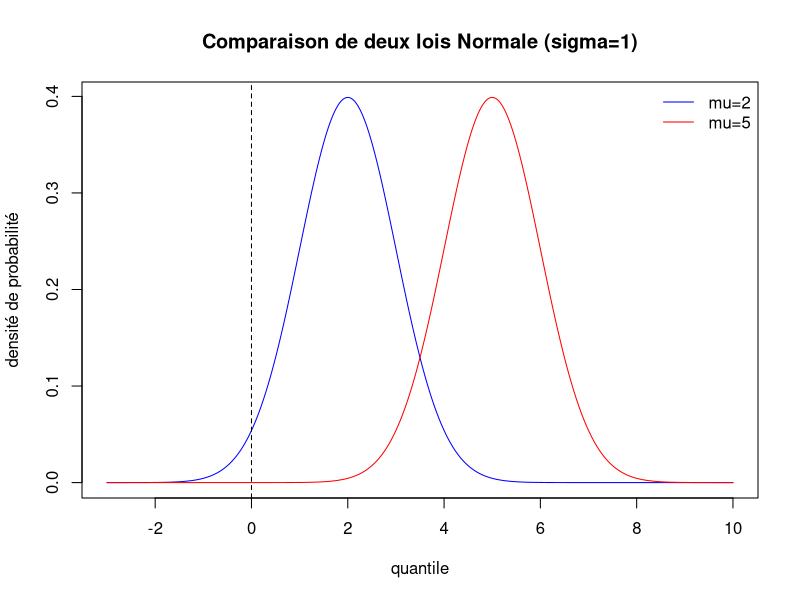
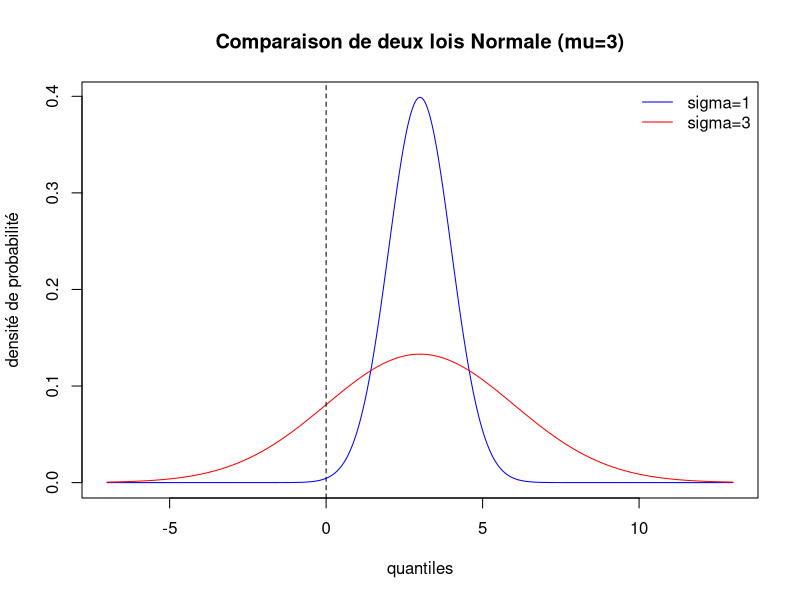
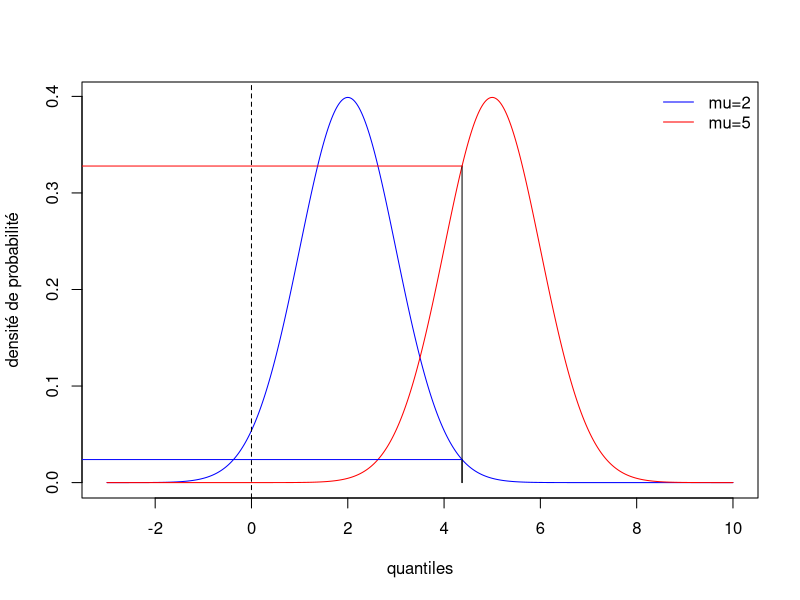
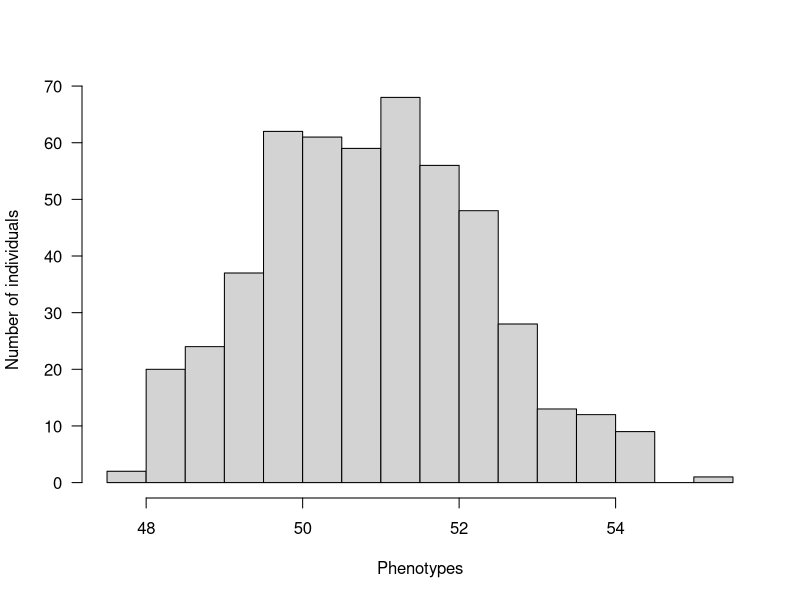
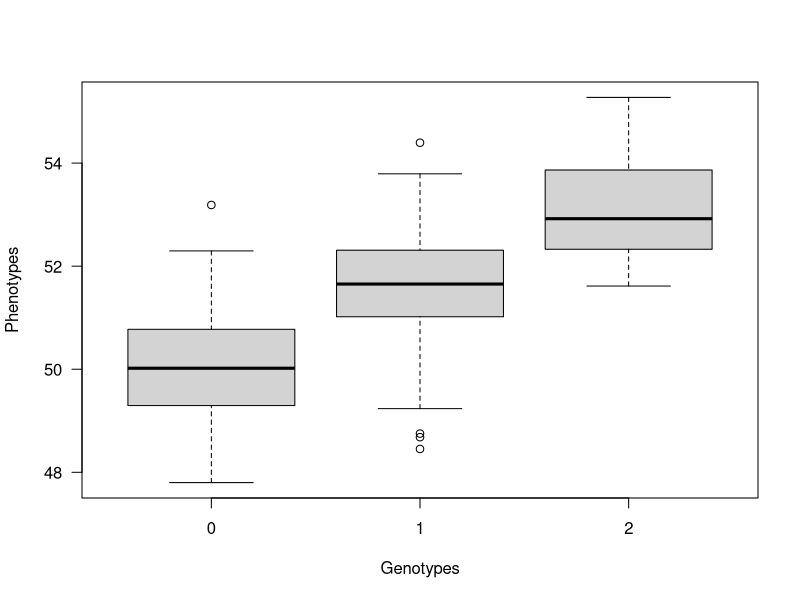
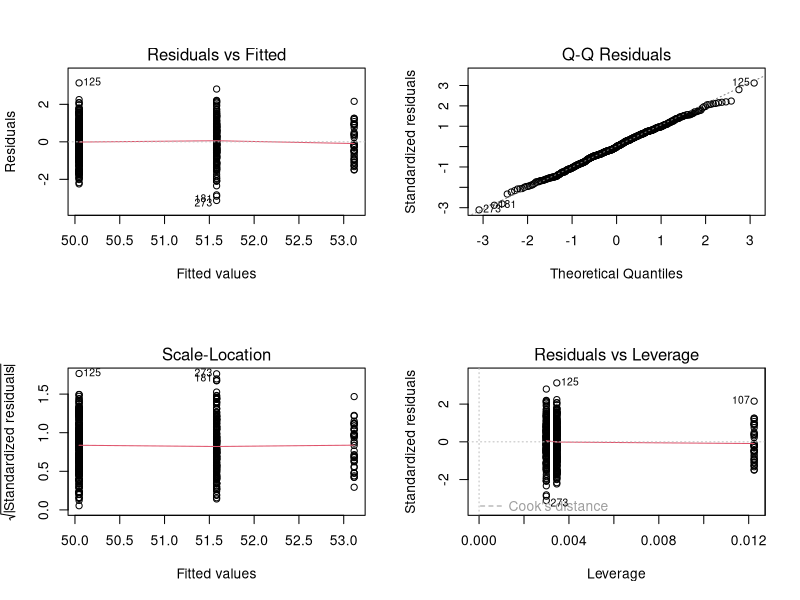
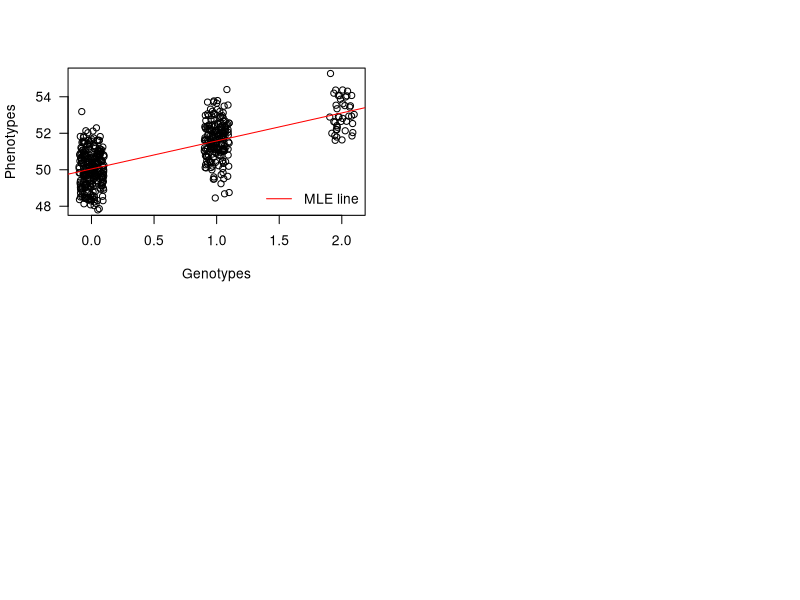

Recreate these plots in R, in order.
## ---- chunk 1
R.v.maj <- as.numeric(R.version$major)
R.v.min.1 <- as.numeric(strsplit(R.version$minor, "\\.")[[1]][1])
if(R.v.maj < 2 || (R.v.maj == 2 && R.v.min.1 < 15))
  stop("requires R >= 2.15", call.=FALSE)

suppressPackageStartupMessages(library(knitr))
opts_chunk$set(echo=TRUE, warning=TRUE, message=TRUE, cache=FALSE)

options(digits=3)
## ---- chunk 2
suppressPackageStartupMessages(library(MASS))
## ---- chunk 3
set.seed(1)
y <- rnorm(n=3, mean=5, sd=1)
## ---- chunk 4
x <- seq(from=-3, to=10, length.out=500)
plot(x=x, y=dnorm(x=x, mean=2, sd=1), type="l", col="blue",
     main="Comparaison de deux lois Normale (sigma=1)",
     xlab="quantile", ylab="densité de probabilité")
points(x=x, y=dnorm(x=x, mean=5, sd=1), type="l", col="red")
abline(v=0, lty=2)
legend("topright", legend=c("mu=2", "mu=5"), col=c("blue", "red"), lty=1, bty="n")
## ---- chunk 5
x <- seq(from=-7, to=13, length.out=500)
plot(x=x, y=dnorm(x=x, mean=3, sd=1), type="l", col="blue",
     main="Comparaison de deux lois Normale (mu=3)",
     xlab="quantiles", ylab="densité de probabilité")
points(x=x, y=dnorm(x=x, mean=3, sd=3), type="l", col="red")
abline(v=0, lty=2)
legend("topright", legend=c("sigma=1", "sigma=3"), col=c("blue", "red"), lty=1, bty="n")
## ---- chunk 6
x <- seq(from=-3, to=10, length.out=500)
plot(x=x, y=dnorm(x=x, mean=2, sd=1), type="l", col="blue",
     main="",
     xlab="quantiles", ylab="densité de probabilité")
points(x=x, y=dnorm(x=x, mean=5, sd=1), type="l", col="red")
abline(v=0, lty=2)
legend("topright", legend=c("mu=2", "mu=5"), col=c("blue", "red"), lty=1, bty="n")
segments(x0=y[1], y0=0, x1=y[1], y1=dnorm(x=y[1], mean=2, sd=1))
segments(x0=y[1], y0=0, x1=y[1], y1=dnorm(x=y[1], mean=5, sd=1))
segments(x0=y[1], y0=dnorm(x=y[1], mean=2, sd=1),
         x1=-5, y1=dnorm(x=y[1], mean=2, sd=1), col="blue")
segments(x0=y[1], y0=dnorm(x=y[1], mean=5, sd=1),
         x1=-5, y1=dnorm(x=y[1], mean=5, sd=1), col="red")
## ---- chunk 7
compute.log.likelihood <- function(parameters, data){
  mu <- parameters[1]
  sigma <- parameters[2]
  y <- data
  n <- length(y)
  log.lik <- - n * log(sigma) - (n/2) * log(2 * pi) - sum(((y - mu)^2) / (2 * sigma^2))
  return(log.lik)
}

compute.log.likelihood(c(5,1), y)
compute.log.likelihood(c(2,1), y)
## ---- chunk 8
sum(dnorm(x=y, mean=5, sd=1, log=TRUE))
sum(dnorm(x=y, mean=2, sd=1, log=TRUE))
## ---- chunk 9
seed <- 1859
set.seed(seed)
## ---- chunk 10
n <- 500
## ---- chunk 11
mu <- 50
## ---- chunk 12
##' Genotype frequencies
##'
##' Calculate the genotype frequencies at a locus assuming the Hardy-Weinberg equilibrium
##' (https://en.wikipedia.org/wiki/Hardy%E2%80%93Weinberg_principle).
##' @param maf frequency of the minor allele, a
##' @return vector of genotype frequencies
##' @author Timothée Flutre
calcGenoFreq <- function(maf){
  stopifnot(is.numeric(maf), length(maf) == 1, maf >= 0, maf <= 0.5)
  geno.freq <- c((1 - maf)^2,
                2 * (1 - maf) * maf,
                maf^2)
  names(geno.freq) <- c("AA", "Aa", "aa")
  return(geno.freq)
}

f <- 0.3
genotypes <- sample(x=c(0,1,2), size=n, replace=TRUE, prob=calcGenoFreq(f))
## ---- chunk 13
table(genotypes)
sum(genotypes) / (2 * n) # estimate of the MAF
var(genotypes) # important for the estimate of beta
## ---- chunk 14
(beta <- rnorm(n=1, mean=1, sd=1))
## ---- chunk 15
sigma <- 1
errors <- rnorm(n=n, mean=0, sd=sigma)
## ---- chunk 16
phenotypes <- mu + beta * genotypes + errors
## ---- chunk 17
hist(phenotypes, breaks="FD", las=1, main="",
     xlab="Phenotypes", ylab="Number of individuals")
## ---- chunk 18
boxplot(phenotypes ~ genotypes, xlab="Genotypes", ylab="Phenotypes", las=1)
## ---- chunk 19
dat <- data.frame(x=genotypes, y=phenotypes)
summary(dat)
## ---- chunk 20
fit <- lm(y ~ x, data=dat)
## ---- chunk 21
par(mfrow=c(2,2))
plot(fit)
## ---- chunk 22
summary(fit)
## ---- chunk 23
c(coefficients(fit)[1], coefficients(fit)[2], summary(fit)$sigma)
c(mu, beta, sigma)
(se.mu.hat <- summary(fit)$coef[1,2])
(se.beta.hat <- summary(fit)$coef[2,2])
summary(fit)$r.squared
(coefficients(fit)[2]^2 * var(dat$x)) /
  (coefficients(fit)[2]^2 * var(dat$x) + summary(fit)$sigma^2)
## ---- chunk 24
plot(phenotypes ~ jitter(genotypes, factor=0.5), las=1,
     xlab="Genotypes", ylab="Phenotypes")
abline(a=coefficients(fit)[1], b=coefficients(fit)[2], col="red")
legend("bottomright", legend="MLE line", col="red", lty=1, bty="n")
## ---- chunk 25
negLogLik <- function(mu, beta, sigma){
  - sum(dnorm(x=dat$y, mean=mu + beta * dat$x, sd=sigma, log=TRUE))
}
library(stats4)
fit2 <- mle(negLogLik, start=list(mu=mean(dat$y), beta=0, sigma=1),
            method="L-BFGS-B", nobs=nrow(dat),
            lower=c(-Inf,-Inf,10^(-6)), upper=c(+Inf,+Inf,+Inf))
summary(fit2)
## ---- chunk 26
print(sessionInfo(), locale=FALSE)
